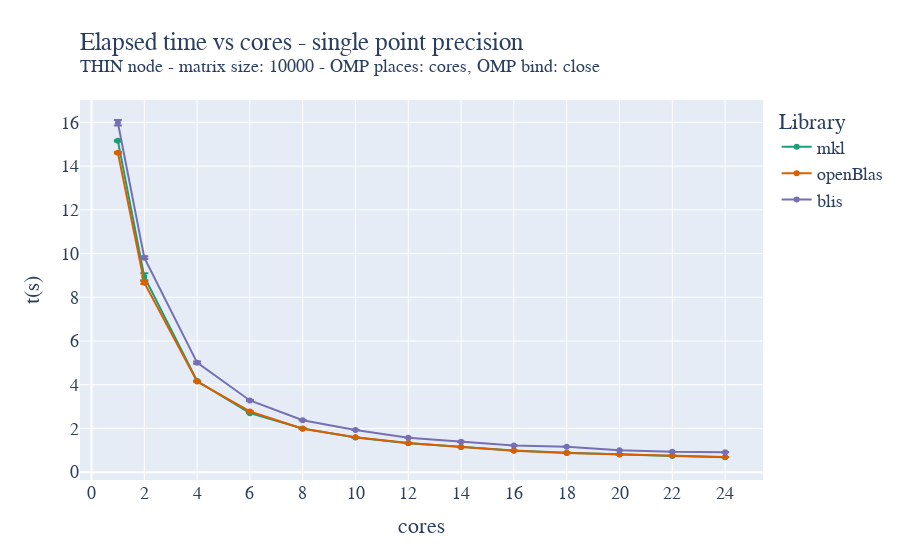

The notebook cell saved with this chart:
### Code cell
fig = go.Figure()

fig.add_trace(go.Scatter(x=mkl_float_avg["cores"]["mean"], y=mkl_float_avg["time"]["mean"], name='mkl',
                         error_y=dict(
                             type="data",
                             array=mkl_float_avg["time"]["std"],
                             visible=True)))
fig.add_trace(go.Scatter(x=oblas_float_avg["cores"]["mean"], y=oblas_float_avg["time"]["mean"], name='openBlas',
                         error_y=dict(
                             type="data",
                             array=oblas_float_avg["time"]["std"],
                             visible=True)))
fig.add_trace(go.Scatter(x=blis_float_avg["cores"]["mean"], y=blis_float_avg["time"]["mean"], name='blis',
                         error_y=dict(
                             type="data",
                             array=blis_float_avg["time"]["std"],
                             visible=True)))

fig.update_layout(
    title=go.layout.Title(
        text="Elapsed time vs cores - single point precision<br><sup>THIN node - matrix size: 10000 - OMP places: cores, OMP bind: close</sup>",
        xref="paper",
        x=0,
    ),
    xaxis_title="cores",
    xaxis = dict(
        tickmode = 'linear',
        tick0 = '0',
        dtick = '2'
    ),
    yaxis_title="t(s)",
    legend_title="Library",
    font=dict(
        family="Courier New, monospace",
        size=18,
    ),
    colorway=["#1b9e77","#d95f02", "#7570b3"]
)
fig.show()
fig.write_image("/home/andres/hpc/Foundations_of_HPC_2022/Assignment/my_assignment/report/images/fixed_size_thin_float_time_close.pdf", height=500, width=1000)

### Figure 1 — Plotly figure (JSON) as saved in the notebook; plotly's stock layout.template omitted (floating-point values rounded to 4 significant figures)
{"data": [{"error_y": {"array": [0.02796, 0.1593, 0.01256, 0.007741, 0.006323, 0.005377, 0.002769, 0.001475, 0.0008511, 0.0008509, 0.0006187, 0.0006218, 0.0005823], "type": "data", "visible": true}, "name": "mkl", "type": "scatter", "x": [1, 2, 4, 6, 8, 10, 12, 14, 16, 18, 20, 22, 24], "y": [15.15, 8.936, 4.169, 2.699, 1.999, 1.583, 1.326, 1.147, 0.9909, 0.8857, 0.8039, 0.7368, 0.6814]}, {"error_y": {"array": [0.03191, 0.05996, 0.008683, 0.009039, 0.004508, 0.003376, 0.008564, 0.001946, 0.005889, 0.001889, 0.002405, 0.001619, 0.001807], "type": "data", "visible": true}, "name": "openBlas", "type": "scatter", "x": [1, 2, 4, 6, 8, 10, 12, 14, 16, 18, 20, 22, 24], "y": [14.61, 8.668, 4.147, 2.776, 1.982, 1.595, 1.331, 1.145, 0.9781, 0.8809, 0.8224, 0.7598, 0.6945]}, {"error_y": {"array": [0.1293, 0.06714, 0.05267, 0.021, 0.00622, 0.003235, 0.003939, 0.002571, 0.002505, 0.003454, 0.001728, 0.002349, 0.004078], "type": "data", "visible": true}, "name": "blis", "type": "scatter", "x": [1, 2, 4, 6, 8, 10, 12, 14, 16, 18, 20, 22, 24], "y": [15.98, 9.812, 5.008, 3.278, 2.374, 1.931, 1.572, 1.385, 1.222, 1.156, 1.0, 0.9297, 0.9133]}], "layout": {"colorway": ["#1b9e77", "#d95f02", "#7570b3"], "font": {"family": "Courier New, monospace", "size": 18}, "legend": {"title": {"text": "Library"}}, "title": {"text": "Elapsed time vs cores - single point precision<br><sup>THIN node - matrix size: 10000 - OMP places: cores, OMP bind: close</sup>", "x": 0, "xref": "paper"}, "xaxis": {"dtick": "2", "tick0": "0", "tickmode": "linear", "title": {"text": "cores"}}, "yaxis": {"title": {"text": "t(s)"}}}}
